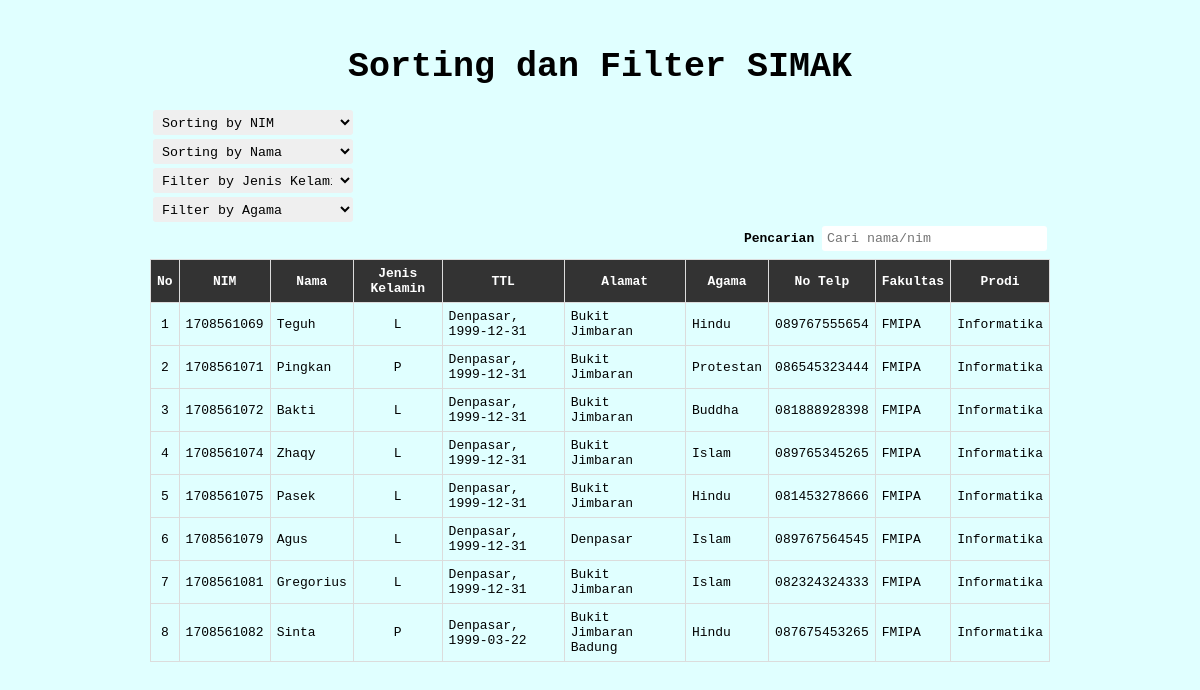
The page / on the database its author committed.
### tables this page shows
CREATE TABLE `mahasiswa` (
  `nim` varchar(10) NOT NULL,
  `nama` varchar(50) DEFAULT NULL,
  `jk` enum('P','L') DEFAULT NULL,
  `tmp_lahir` varchar(30) DEFAULT NULL,
  `tgl_lahir` date DEFAULT NULL,
  `alamat` varchar(100) DEFAULT NULL,
  `agama` enum('Islam','Protestan','Katolik','Hindu','Buddha','Kong Hu Cu') DEFAULT NULL,
  `no_telp` varchar(15) DEFAULT NULL,
  `fakultas` enum('FIB','FK','FH','FT','FP','FEB','FAPET','FMIPA','FKH','FTP','FPAR','FISIP','FKP') DEFAULT NULL,
  `prodi` varchar(50) DEFAULT NULL
);

### index.php (the view, shortened to what this page needs)
<html>
<head>
  <link type="text/css" rel="stylesheet" href="style.css">
</head>
<body>
  <div class="container">
    <h2>Sorting dan Filter SIMAK</h2>
    <br>
    <table width="100%">
      <tr>
        <td>
            <select id="nim" class="input-form">
            <option value="asc">Sorting by NIM</option>
          </select>
        </td>
      </tr>
      <tr>
        <td>
          <select id="nama" class="input-form">
            <option value="asc">Sorting by Nama</option>
          </select>
        </td>
      </tr>
      <tr>
        <td>
          <select id="jk" class="input-form">
            <option value="all">Filter by Jenis Kelamin</option>
          </select>
        </td>
      </tr>
      <tr>
        <td>
          <select id="agama" class="input-form">
            <option value="all">Filter by Agama</option>
          </select>
        </td>
      </tr>
      <tr style="text-align: right;">
        <td>
          <b>Pencarian</b>
          <input type="text" class="input-form" id="cari" style="width:225px;" placeholder="Cari nama/nim">
        </td>
      </tr>
    </table>
    <table border="1" width="100%" class="tabel" style="margin-top:5px">
      <thead>
        <tr>
          <th>No</th>
          <th>NIM</th>
          <th>Nama</th>
          <th>Jenis Kelamin</th>
          <th>TTL</th>
          <th>Alamat</th>
          <th>Agama</th>
          <th>No Telp</th>
          <th>Fakultas</th>
          <th>Prodi</th>
        </tr>
      </thead>
      <tbody id="tabel">
      <?php
        include "koneksi.php";
        $query_mysqli = mysqli_query($koneksi, "SELECT * FROM mahasiswa")or die(mysql_error());
        $nomor = 1;
        while($data = mysqli_fetch_array($query_mysqli)){
      ?>
      <tr>
        <td align="center"><?php echo $nomor++; ?></td>
        <td><?php echo $data['nim']; ?></td>
        <td><?php echo $data['nama']; ?></td>
        <td align="center"><?php echo $data['jk']; ?></td>
        <td><?php echo $data['tmp_lahir'].", ".$data['tgl_lahir'];; ?></td>
        <td><?php echo $data['alamat']; ?></td>
        <td><?php echo $data['agama']; ?></td>
        <td><?php echo $data['no_telp']; ?></td>
        <td><?php echo $data['fakultas']; ?></td>
        <td><?php echo $data['prodi']; ?></td>
      </tr>
        <?php } ?>
      </tbody>
    </table>
  </div>
</body>
</html>

### style.css (style rules this page uses)
* { font-family: monospace; }
body { background-color:#E0FFFF; }
.container { height: auto; padding: 10px; width: 900px; color: #fff; margin: auto; }
h2 { font-size: 35px; font-weight: bold; margin-bottom: 5px; color: black; text-align: center; }
.input-form { height: 25px; width: 200px; padding: 5px; border: none; border-radius: 3px; }
.tabel { border-collapse: collapse; }
.tabel, .tabel th, .tabel td { border: 1px solid gainsboro; padding: 6px; }
.tabel th { background-color:#333333; color: #fff; }

### rows shown on the page
mahasiswa: nim "1708561069", nama "Teguh", jk "L", tmp_lahir "Denpasar", tgl_lahir "1999-12-31", alamat "Bukit Jimbaran", agama "Hindu", no_telp "089767555654", fakultas "FMIPA", prodi "Informatika"
mahasiswa: nim "1708561071", nama "Pingkan", jk "P", tmp_lahir "Denpasar", tgl_lahir "1999-12-31", alamat "Bukit Jimbaran", agama "Protestan", no_telp "086545323444", fakultas "FMIPA", prodi "Informatika"
mahasiswa: nim "1708561072", nama "Bakti", jk "L", tmp_lahir "Denpasar", tgl_lahir "1999-12-31", alamat "Bukit Jimbaran", agama "Buddha", no_telp "081888928398", fakultas "FMIPA", prodi "Informatika"
mahasiswa: nim "1708561074", nama "Zhaqy", jk "L", tmp_lahir "Denpasar", tgl_lahir "1999-12-31", alamat "Bukit Jimbaran", agama "Islam", no_telp "089765345265", fakultas "FMIPA", prodi "Informatika"
mahasiswa: nim "1708561075", nama "Pasek", jk "L", tmp_lahir "Denpasar", tgl_lahir "1999-12-31", alamat "Bukit Jimbaran", agama "Hindu", no_telp "081453278666", fakultas "FMIPA", prodi "Informatika"
mahasiswa: nim "1708561079", nama "Agus", jk "L", tmp_lahir "Denpasar", tgl_lahir "1999-12-31", alamat "Denpasar", agama "Islam", no_telp "089767564545", fakultas "FMIPA", prodi "Informatika"
mahasiswa: nim "1708561081", nama "Gregorius", jk "L", tmp_lahir "Denpasar", tgl_lahir "1999-12-31", alamat "Bukit Jimbaran", agama "Islam", no_telp "082324324333", fakultas "FMIPA", prodi "Informatika"
mahasiswa: nim "1708561082", nama "Sinta", jk "P", tmp_lahir "Denpasar", tgl_lahir "1999-03-22", alamat "Bukit Jimbaran Badung", agama "Hindu", no_telp "087675453265", fakultas "FMIPA", prodi "Informatika"
